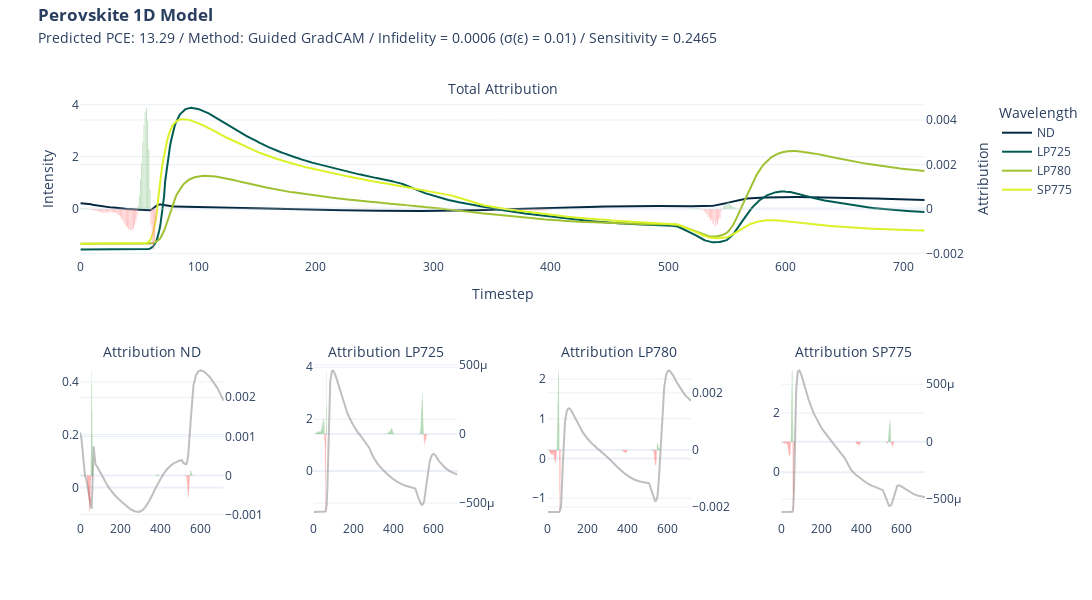

Source (notebook cell):
### Code cell
import plotly.graph_objects as go

def format_title(title, subtitle=None, subtitle_font_size=14):
    title = f'<b>{title}</b>'
    if not subtitle:
        return title
    subtitle = f'<span style="font-size: {subtitle_font_size}px;">{subtitle}</span>'
    return f'{title}<br>{subtitle}'

from plotly.subplots import make_subplots

fig = make_subplots(rows=2, 
                    cols=4, 
                    specs=[[{"secondary_y": True, "colspan": 4}, None,None,None],
                           [{"secondary_y": True},{"secondary_y": True},{"secondary_y": True},{"secondary_y": True}]],
                    subplot_titles=(format_title("", "Total Attribution"), format_title("", "Attribution ND"), format_title("", "Attribution LP725"), format_title("", "Attribution LP780"), format_title("", "Attribution SP775"))
                    )

fig.add_trace(go.Scatter(y=x[0], name = "ND", marker_color="#042940"))
fig.add_trace(go.Scatter(y=x[1], name = "LP725", marker_color="#005C53"))
fig.add_trace(go.Scatter(y=x[2], name = "LP780", marker_color="#9FC131"))
fig.add_trace(go.Scatter(y=x[3], name = "SP775", marker_color="#DBF227"))

fig.add_trace(go.Bar(y=attr_ggc.squeeze().sum(axis=0), name = "Attribution",marker_color=np.where(attr_ggc.squeeze().sum(axis=0)<0, 'red', 'green'), opacity = 0.5,showlegend=False),secondary_y=True)

fig.update_yaxes(title= "Intensity")
fig.update_yaxes(title_text="Attribution", secondary_y=True)
fig.update_xaxes(title= "Timestep")

fig.add_trace(go.Scatter(y=x[0], name = "ND",marker_color="grey", opacity = 0.5,showlegend=False), row=2, col=1)
fig.add_trace(go.Bar(y= attr_ggc.squeeze()[0],marker_color=np.where(attr_ggc.squeeze()[0]<0, 'red', 'green'), opacity = 0.5,showlegend=False,marker_line_width=0),secondary_y=True, row=2, col=1)

fig.update_yaxes(title= None, row=2, col=1)
fig.update_yaxes(title_text=None, secondary_y=True, row=2, col=1)
fig.update_xaxes(title= None, row=2, col=1)

fig.add_trace(go.Scatter(y=x[1], name = "LP725",marker_color="grey", opacity = 0.5,showlegend=False), row=2, col=2)
fig.add_trace(go.Bar(y=attr_ggc.squeeze()[1],marker_color=np.where(attr_ggc.squeeze()[1]<0, 'red', 'green'), opacity = 0.5,showlegend=False,marker_line_width=0),secondary_y=True, row=2, col=2)

fig.update_yaxes(title= None, row=2, col=2)
fig.update_yaxes(title_text=None, secondary_y=True, row=2, col=2)
fig.update_xaxes(title= None, row=2, col=2)

fig.add_trace(go.Scatter(y=x[2], name = "LP780",marker_color="grey", opacity = 0.5,showlegend=False), row=2, col=3)
fig.add_trace(go.Bar(y=attr_ggc.squeeze()[2],marker_color=np.where(attr_ggc.squeeze()[2]<0, 'red', 'green'), opacity = 0.5,showlegend=False,marker_line_width=0),secondary_y=True, row=2, col=3)

fig.update_yaxes(title= None, row=2, col=3)
fig.update_yaxes(title_text=None, secondary_y=True, row=2, col=3)
fig.update_xaxes(title= None, row=2, col=3)

fig.add_trace(go.Scatter(y=x[3], name = "SP775",marker_color="grey", opacity = 0.5,showlegend=False), row=2, col=4)
fig.add_trace(go.Bar(y=attr_ggc.squeeze()[3],marker_color=np.where(attr_ggc.squeeze()[3]<0, 'red', 'green'), opacity = 0.5,showlegend=False,marker_line_width=0),secondary_y=True, row=2, col=4)

fig.update_yaxes(title= None, row=2, col=4)
fig.update_yaxes(title_text=None, secondary_y=True, row=2, col=4)
fig.update_xaxes(title= None, row=2, col=4)

fig.update_layout(
    title= format_title("Perovskite 1D Model", 
    "Predicted PCE: " + str(y) + " / Method: Guided GradCAM / Infidelity = " + str(*np.round(infid_ggc.numpy(),4)) + " ("+ u"\u03C3" + "(" + u"\u03B5" + ") = " + str(std_noise) + ")" + 
    " / Sensitivity = " + str(*np.round(sens_ggc.numpy(),4))),
    legend_title = "Wavelength",
    title_y = 0.965,
    title_x = 0.035,
    template = "plotly_white",
    height=600, width=2200
)

fig.write_image("xai/images/1D/1D_ggc.png", scale=2)

fig.show()

### Figure 1 — Plotly figure (JSON) as saved in the notebook; plotly's stock layout.template omitted (floating-point values rounded to 4 significant figures; data arrays with more than 128 entries replaced by an {"elided": "..."} marker saying what was removed)
{"data": [{"marker": {"color": "#042940"}, "name": "ND", "type": "scatter", "y": {"elided": "719 float values"}}, {"marker": {"color": "#005C53"}, "name": "LP725", "type": "scatter", "y": {"elided": "719 float values"}}, {"marker": {"color": "#9FC131"}, "name": "LP780", "type": "scatter", "y": {"elided": "719 float values"}}, {"marker": {"color": "#DBF227"}, "name": "SP775", "type": "scatter", "y": {"elided": "719 float values"}}, {"marker": {"color": {"elided": "719 str values"}}, "name": "Attribution", "opacity": 0.5, "showlegend": false, "type": "bar", "xaxis": "x", "y": {"elided": "719 float values"}, "yaxis": "y2"}, {"marker": {"color": "grey"}, "name": "ND", "opacity": 0.5, "showlegend": false, "type": "scatter", "xaxis": "x2", "y": {"elided": "719 float values"}, "yaxis": "y3"}, {"marker": {"color": {"elided": "719 str values"}, "line": {"width": 0}}, "opacity": 0.5, "showlegend": false, "type": "bar", "xaxis": "x2", "y": {"elided": "719 float values"}, "yaxis": "y4"}, {"marker": {"color": "grey"}, "name": "LP725", "opacity": 0.5, "showlegend": false, "type": "scatter", "xaxis": "x3", "y": {"elided": "719 float values"}, "yaxis": "y5"}, {"marker": {"color": {"elided": "719 str values"}, "line": {"width": 0}}, "opacity": 0.5, "showlegend": false, "type": "bar", "xaxis": "x3", "y": {"elided": "719 float values"}, "yaxis": "y6"}, {"marker": {"color": "grey"}, "name": "LP780", "opacity": 0.5, "showlegend": false, "type": "scatter", "xaxis": "x4", "y": {"elided": "719 float values"}, "yaxis": "y7"}, {"marker": {"color": {"elided": "719 str values"}, "line": {"width": 0}}, "opacity": 0.5, "showlegend": false, "type": "bar", "xaxis": "x4", "y": {"elided": "719 float values"}, "yaxis": "y8"}, {"marker": {"color": "grey"}, "name": "SP775", "opacity": 0.5, "showlegend": false, "type": "scatter", "xaxis": "x5", "y": {"elided": "719 float values"}, "yaxis": "y9"}, {"marker": {"color": {"elided": "719 str values"}, "line": {"width": 0}}, "opacity": 0.5, "showlegend": false, "type": "bar", "xaxis": "x5", "y": {"elided": "719 float values"}, "yaxis": "y10"}], "layout": {"annotations": [{"font": {"size": 16}, "showarrow": false, "text": "<b></b><br><span style=\"font-size: 14px;\">Total Attribution</span>", "x": 0.47, "xanchor": "center", "xref": "paper", "y": 1, "yanchor": "bottom", "yref": "paper"}, {"font": {"size": 16}, "showarrow": false, "text": "<b></b><br><span style=\"font-size: 14px;\">Attribution ND</span>", "x": 0.08, "xanchor": "center", "xref": "paper", "y": 0.375, "yanchor": "bottom", "yref": "paper"}, {"font": {"size": 16}, "showarrow": false, "text": "<b></b><br><span style=\"font-size: 14px;\">Attribution LP725</span>", "x": 0.34, "xanchor": "center", "xref": "paper", "y": 0.375, "yanchor": "bottom", "yref": "paper"}, {"font": {"size": 16}, "showarrow": false, "text": "<b></b><br><span style=\"font-size: 14px;\">Attribution LP780</span>", "x": 0.6, "xanchor": "center", "xref": "paper", "y": 0.375, "yanchor": "bottom", "yref": "paper"}, {"font": {"size": 16}, "showarrow": false, "text": "<b></b><br><span style=\"font-size: 14px;\">Attribution SP775</span>", "x": 0.86, "xanchor": "center", "xref": "paper", "y": 0.375, "yanchor": "bottom", "yref": "paper"}], "height": 600, "legend": {"title": {"text": "Wavelength"}}, "title": {"text": "<b>Perovskite 1D Model</b><br><span style=\"font-size: 14px;\">Predicted PCE: 13.29 / Method: Guided GradCAM / Infidelity = 0.0006 (σ(ε) = 0.01) / Sensitivity = 0.2465</span>", "x": 0.035, "y": 0.965}, "width": 2200, "xaxis": {"anchor": "y", "domain": [0, 0.94], "title": {"text": "Timestep"}}, "xaxis2": {"anchor": "y3", "domain": [0, 0.16], "title": {}}, "xaxis3": {"anchor": "y5", "domain": [0.26, 0.42], "title": {}}, "xaxis4": {"anchor": "y7", "domain": [0.52, 0.68], "title": {}}, "xaxis5": {"anchor": "y9", "domain": [0.78, 0.94], "title": {}}, "yaxis": {"anchor": "x", "domain": [0.625, 1], "title": {"text": "Intensity"}}, "yaxis10": {"anchor": "x5", "overlaying": "y9", "side": "right", "title": {}}, "yaxis2": {"anchor": "x", "overlaying": "y", "side": "right", "title": {"text": "Attribution"}}, "yaxis3": {"anchor": "x2", "domain": [0, 0.375], "title": {}}, "yaxis4": {"anchor": "x2", "overlaying": "y3", "side": "right", "title": {}}, "yaxis5": {"anchor": "x3", "domain": [0, 0.375], "title": {}}, "yaxis6": {"anchor": "x3", "overlaying": "y5", "side": "right", "title": {}}, "yaxis7": {"anchor": "x4", "domain": [0, 0.375], "title": {}}, "yaxis8": {"anchor": "x4", "overlaying": "y7", "side": "right", "title": {}}, "yaxis9": {"anchor": "x5", "domain": [0, 0.375], "title": {}}}}
